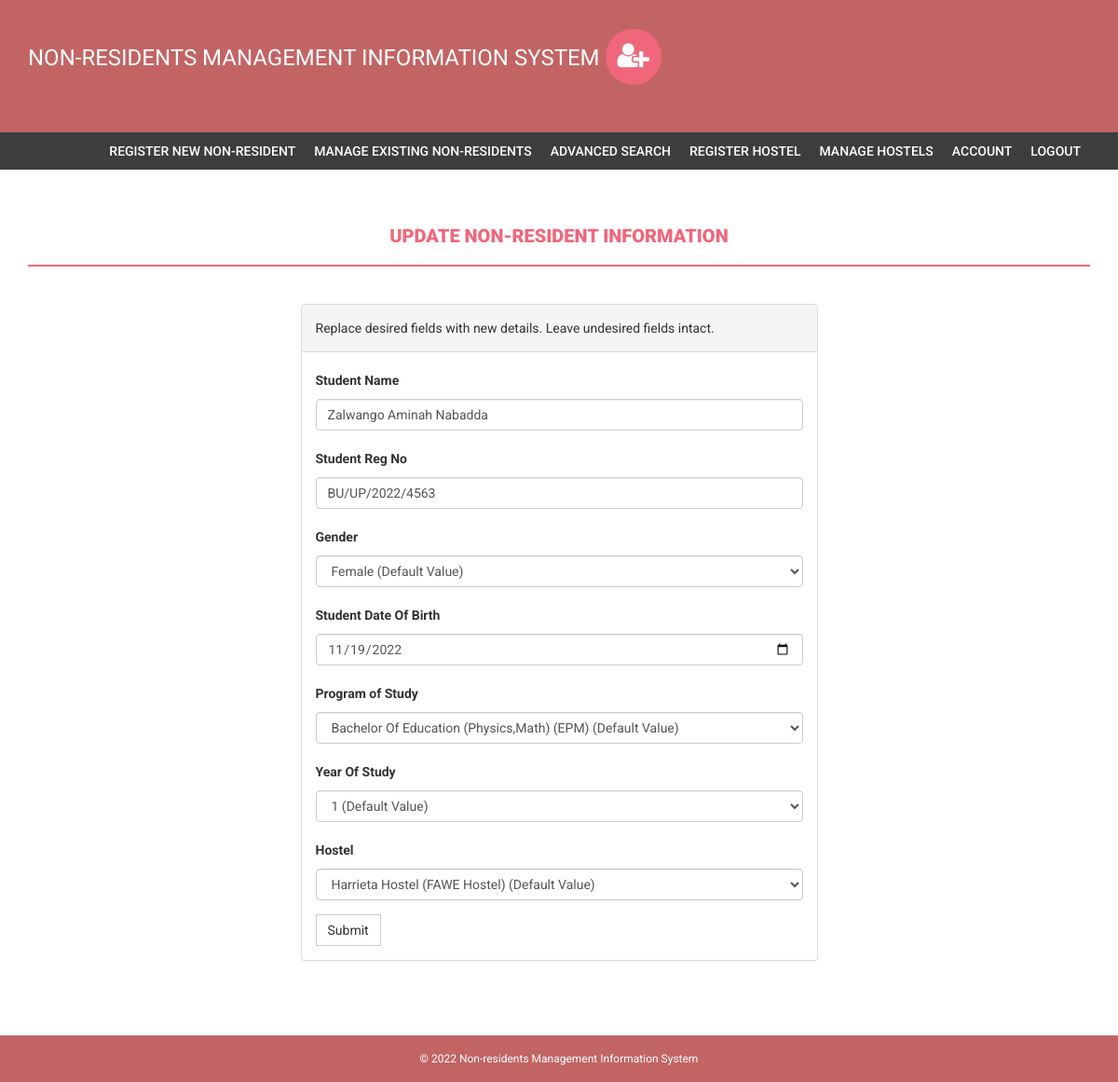
Screenshot of /entrant/update-student.php?id=BU/UP/2022/4563 (signed in) with the database file from the repository.
### tables this page shows
CREATE TABLE `students` (
  `StudentName` varchar(150) NOT NULL,
  `RegNo` varchar(255) NOT NULL,
  `Gender` varchar(10) NOT NULL,
  `DOB` varchar(150) NOT NULL,
  `Program` varchar(150) NOT NULL,
  `year_of_study` varchar(20) NOT NULL,
  `Hostel` varchar(150) NOT NULL
);

### entrant/update-student.php (the view, shortened to what this page needs)
<?php
if(strlen($_SESSION['alogin'])==0)
{
header('location:index.php');
}
else{
$uid = $_GET['id'];
?>
<!DOCTYPE html>
<html xmlns="http://www.w3.org/1999/xhtml">
<head>
<link href="assets/css/bootstrap.css" rel="stylesheet" />
<link href="assets/css/font-awesome.css" rel="stylesheet" />
<link href="assets/css/style.css" rel="stylesheet" />
</head>
<body>
<?php include('includes/header.php');?>
<?php if($_SESSION['alogin']!="")
{
include('includes/menubar.php');
}
?>
<div class="content-wrapper">
<div class="container">
<div class="row">
<div class="col-md-12">
<h1 class="page-head-line">Update Non-Resident Information  </h1>
</div>
</div>
<div class="row" >
<div class="col-md-3"></div>
<div class="col-md-6">
<div class="panel panel-default">
<div class="panel-heading">
Replace desired fields with new details. Leave undesired fields intact.
</div>
<div class="panel-body">
<form name="dept" method="post">
<?php
$sqlq="select * from students where RegNo='$uid'";
$retn=mysqli_query($bd, $sqlq);
while($rows = mysqli_fetch_assoc($retn))
{
?>
<div class="form-group">
<label for="studentname">Student Name  </label>
<input type="text" class="form-control" id="studentname" name="studentname" value="<?php echo($rows['StudentName']); ?>" required />
</div>
<div class="form-group">
<label for="studentregno">Student Reg No   </label>
<input type="text" class="form-control" id="studentregno" maxlength="15" name="studentregno" onBlur="userAvailability()" value="<?php echo htmlentities($rows['RegNo']);?>" required />
</div>
<div class="form-group">
<label for="gender">Gender  </label>
<select class="form-control" id="gender" name="gender" required />
<option value="<?php echo htmlentities($rows['Gender']);?>"><?php echo htmlentities($rows['Gender']);?> (Default Value)</option>
</div>
<div class="form-group">
<label for="dob">Student Date Of Birth  </label>
<input type="date" class="form-control" id="dob" name="dob" value="<?php echo htmlentities($rows['DOB']);?>" required />
</div>
<div class="form-group">
<label for="password">Program of Study  </label>
<select class="form-control" id="program" name="program" required />
<option value="<?php echo htmlentities($rows['Program']);?>"><?php echo htmlentities($rows['Program']);?> (Default Value)</option>
</div>
<div class="form-group">
<label for="year">Year Of Study  </label>
<select class="form-control" id="year" name="year" required />
<option value="<?php echo htmlentities($rows['year_of_study']);?>"><?php echo htmlentities($rows['year_of_study']);?> (Default Value)</option>
</div>
<div class="form-group">
<label for="hostel">Hostel  </label>
<select class="form-control" id="hostel" name="hostel" required />
<option value="<?php echo htmlentities($rows['Hostel']);?>"><?php echo htmlentities($rows['Hostel']);?> (Default Value)</option>
<?php
}
?>
</div>
<button type="submit" name="submit" id="submit" class="btn btn-default">Submit</button>
</form>
</div>
</div>
</div>
</div>
</div>
</div>
<?php include('includes/footer.php');?>
</body>
</html>
<?php } ?>

### entrant/assets/css/style.css (style rules this page uses)
body { font-family: 'Roboto', sans-serif; line-height: 30px; }
.content-wrapper { margin-top: 40px; min-height: 600px; padding-bottom: 60px; }
.page-head-line { font-weight: 900; padding-bottom: 20px; border-bottom: 2px solid #F0677C; text-transform: uppercase; color: #F0677C; font-size: 20px; margin-bottom: 40px; }
.btn { border-radius: 0px; -webkit-border-radius: 0px; -moz-border-radius: 0px; }

### entrant/includes/footer.php (style rules this page uses)
.col-md-12 { text-align: center; }

### rows the page displays
students: studentname "Zalwango Aminah Nabadda", studentregno "BU/UP/2022/4563", gender "Female (Default Value)", dob "11/19/2022", program "Bachelor Of Education (Physics,Math) (EPM) (Default Value)", year "1 (Default Value)", hostel "Harrieta Hostel (FAWE Hostel) (Default Value)"
